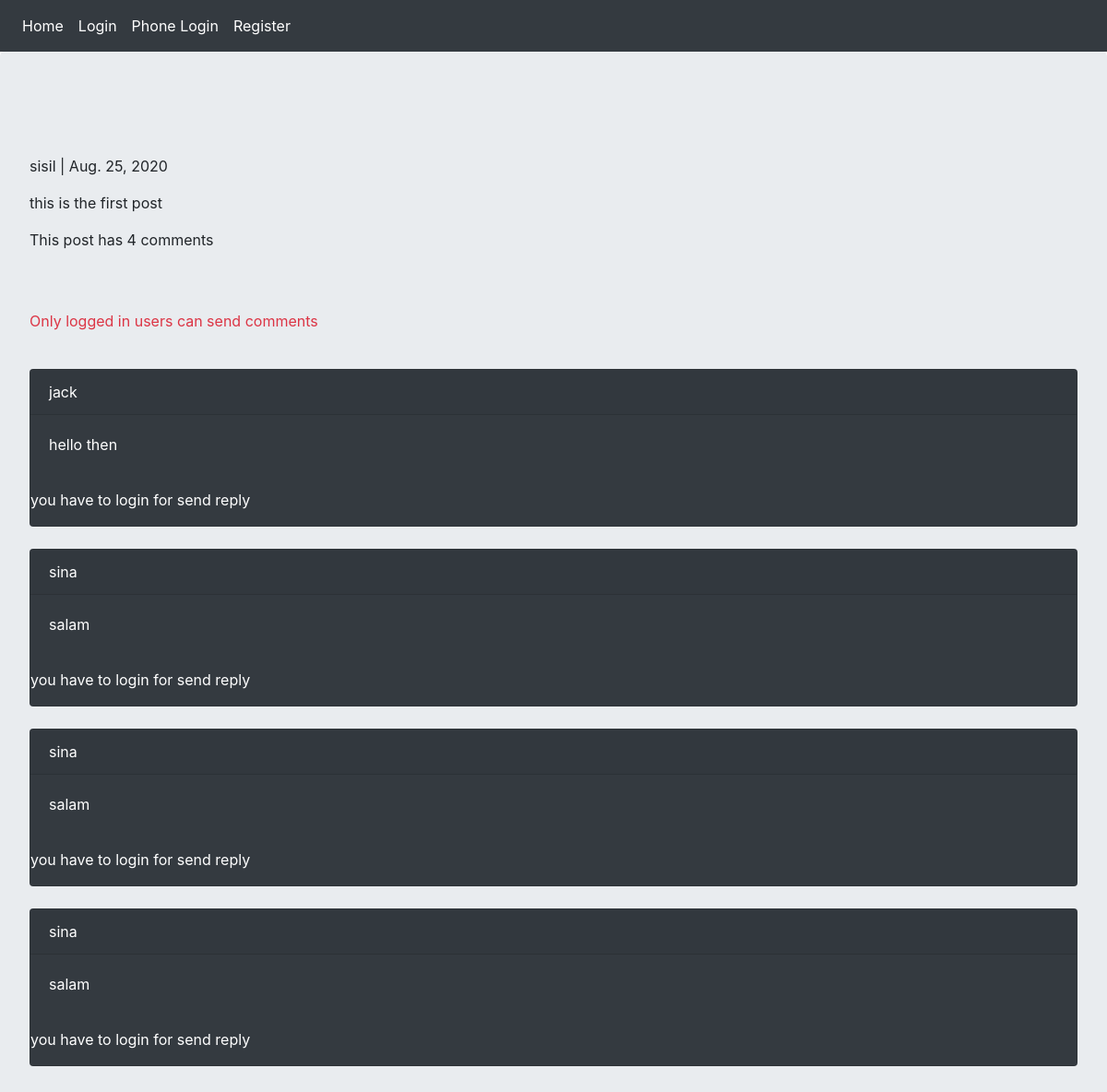
The app's page /2020/8/25/first-post with its own data.
### posts/models.py (models this page shows, shortened)
class Post(models.Model):
    user=models.ForeignKey(User,on_delete=models.CASCADE)
    body=models.TextField(max_length=400,default=None)
    slug=models.SlugField(max_length=200)
    created=models.DateTimeField(auto_now_add=True)

class Comment(models.Model):
    user=models.ForeignKey(User, on_delete=models.CASCADE,null=True,blank=True,related_name='ucomment')
    post=models.ForeignKey(Post,on_delete=models.CASCADE,null=True,blank=True,related_name='pcomment')
    reply=models.ForeignKey('self', on_delete=models.CASCADE,null=True,blank=True,related_name='rcomment')
    is_reply=models.BooleanField(default=False)
    body=models.TextField(max_length=400)
    created=models.DateTimeField(auto_now_add=True)
    class Meta:
        ordering=('created',)

### posts/views.py (the view)
# urls.py: path('<int:year>/<int:month>/<int:day>/<slug:slug>',views.post_detail,name='post_detail'),
def post_detail(request,year,month,day,slug):
    post=get_object_or_404(Post,created__year=year,created__month=month,created__day=day,slug=slug)
    comments = Comment.objects.filter(post=post, is_reply=False)
    reply_form=AddReplyForm()
    can_like=False
    if request.user.is_authenticated:
        if post.user_can_like(request.user):
            can_like=True
    if request.method == "POST":
        form=AddPostForm(request.POST)
        if form.is_valid():
            new_comment=form.save(commit=False)
            new_comment.post=post
            new_comment.user=request.user
            new_comment.save()
            messages.success(request,'your comment submitted successfully','success')
    else:
        form=AddPostForm()
    return render(request,'posts/post_detail.html',{'post':post,'comments':comments,'form':form,'reply':reply_form,'can_like':can_like})

### posts/templates/posts/post_detail.html (shortened to what this page needs)
{%extends 'base.html' %}
{%block content%}
<p>{{post.user}} | {{post.created|date}}</p>
<p>{{post.body}}</p></hr>
{%with total=comments.count%}
    <p>This post has {{total}} comment{{total|pluralize}}</p>
    {%endwith%}
{%if request.user.is_authenticated%}
<form action="" method="post" novalidate
    {%csrf_token%}
    {{form.as_p}}
    <input type="submit" value="Send" class="btn btn-primary">
</form>
{%else%}
<p class="text-danger">Only logged in users can send comments</p>
{%endif%}</br>
{%for comment in comments%}
    <div class="card bg-dark  text-white">
        <p class="card-header">{{comment.user}}</p>
        <p class="card-body">{{comment.body}}</p>
        {%if request.user.is_authenticated%}
        <div class="card-body">
            <form action="{%url 'posts:add_reply' post.id comment.id%} " method="post">
                {%csrf_token%}
                {{reply.as_p}}
                <input type="submit" value="Send">
            </form>
        </div>
        {%else%}
           <p>you have to login for send reply</p>
        {%endif%}
    </div></br>
    {%empty%}
    <p>There is no comment</p>
{%endfor%}
{%endblock%}

### records on screen
Post: user "sisil", created "Aug. 25, 2020", body "this is the first post"
Comment: user "jack", body "hello then"
Comment: user "sina", body "salam"
Comment: user "sina", body "salam"
Comment: user "sina", body "salam"

### other values on screen
{{ total }} "4"
